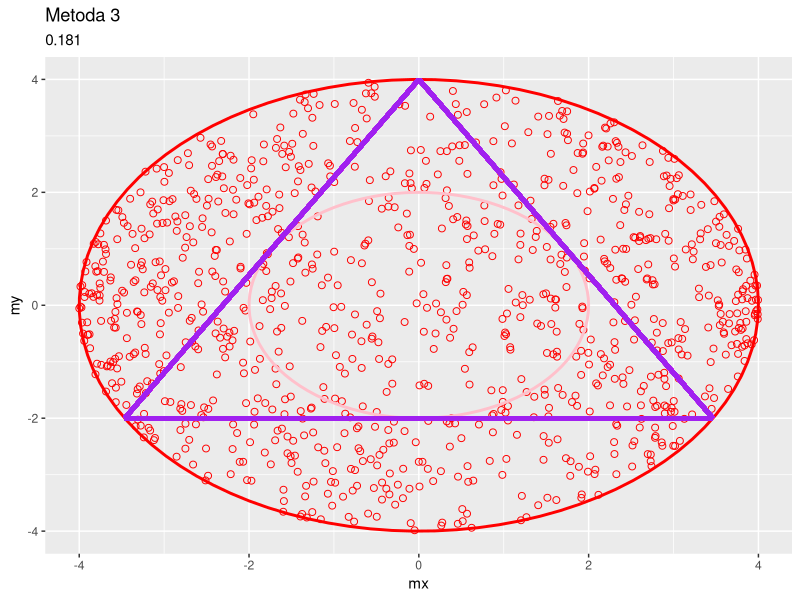

Write R code to recreate this figure. (Note: this script raises an error after producing the figure.)
#METODA 1

#remove.packages("ggplot2")

#install ggplot2
#install.packages("ggplot2")


#install.packages('ggplot2')

library(ggplot2)
r <- 4
n <- 1000

mx <- runif(n,-r,r)
my <- runif(n,-sqrt(r*r-mx*mx),sqrt(r*r-mx*mx))

nr_corzi <- sum((mx*mx+my*my)<(r/2)*(r/2))

# Calculam probabilitatea 
prob <- nr_corzi / n

print(prob)

df <- data.frame(mx, my)
ggplot(df) +
  #geom_segment(aes(x = x1, y = y1, xend = x2, yend = y2), color = "blue", size = 0.5) +
  geom_point(aes(x=mx, y=my), data=df, size=2, shape=1, color="red", fill = "red") +
  annotate("path",x=0+r*cos(seq(0,2*pi,length.out=100)),y=0+r*sin(seq(0,2*pi,length.out=100)), color="red", size=1,5)+
  annotate("path",x=0+(r/2)*cos(seq(0,2*pi,length.out=100)),y=0+(r/2)*sin(seq(0,2*pi,length.out=100)), color="pink", size=1,5)+
  geom_segment(aes(x = 0, y = r, yend = -r/2, xend = r*(sqrt(3)/2)), color = "purple", size = 1.5) +
  geom_segment(aes(x = 0, y = r, yend = -r/2, xend = -r*(sqrt(3)/2)), color = "purple", size = 1.5) +
  geom_segment(aes(y = -r/2, x = -r*(sqrt(3)/2), yend = -r/2, xend = r*(sqrt(3)/2)), color = "purple", size = 1.5) +
  xlim(-r, r) + ylim(-r, r) +
  ggtitle("Metoda 3", prob)
  xlab("X") + ylab("Y")
  